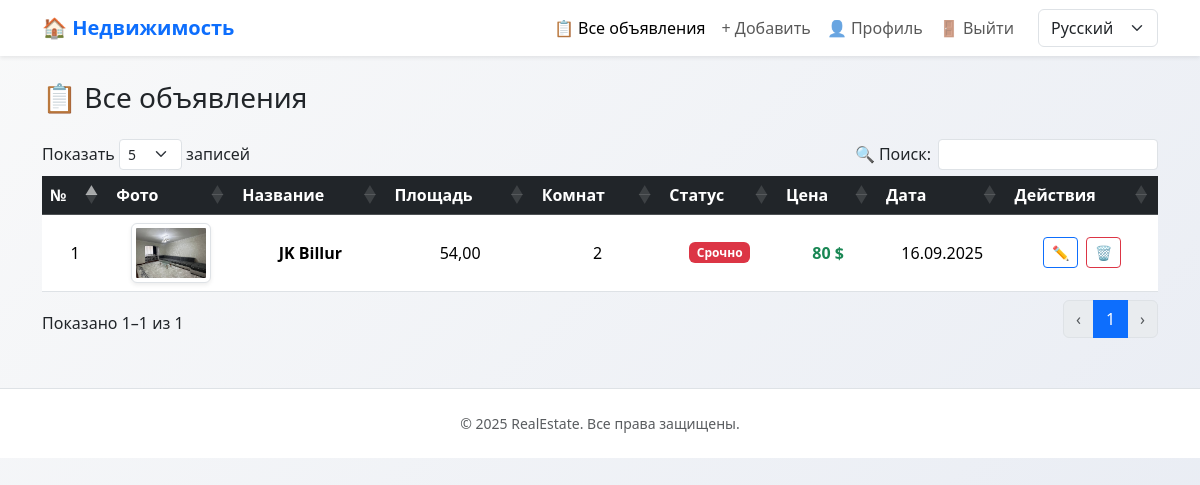
/realestate/all/ (signed in), run on the app's committed database.
### listings/models.py (models this page shows, shortened)
class RealEstate(models.Model):
    user = models.ForeignKey(
        settings.AUTH_USER_MODEL,  # bu "users.User" ni anglatadi
        on_delete=models.CASCADE,
        related_name="real_estates"
    )
    title = models.CharField(max_length=255, blank=True, verbose_name="Название")  # Название (необязательно)
    type = models.CharField(max_length=20, choices=PropertyType.choices, verbose_name="Тип недвижимости")
    district = models.CharField(max_length=30, choices=DistrictChoices.choices, blank=True, null=True,
                                verbose_name="Район")
    status = models.CharField(max_length=20, choices=SaleStatus.choices, default=SaleStatus.ACTIVE, verbose_name="Статус")
    address = models.CharField(max_length=255, verbose_name="Адрес")  # Например: Чиланзар-10
    latitude = models.FloatField(null=True, blank=True)
    longitude = models.FloatField(null=True, blank=True)
    orientir = models.CharField(max_length=255, blank=True, verbose_name="Ориентир")  # Например: Базар, метро
    rooms = models.PositiveIntegerField(null=True, blank=True, verbose_name="Количество комнат")
    floor = models.PositiveIntegerField(null=True, blank=True, verbose_name="Этаж")
    total_floors = models.PositiveIntegerField(null=True, blank=True, verbose_name="Этажность")
    area = models.DecimalField(max_digits=7, decimal_places=2, blank=True, null=True, verbose_name="Общая площадь (м²)")
    condition = models.CharField(max_length=20, choices=ConditionChoices.choices, blank=True, verbose_name="Состояние")
    has_balcony = models.BooleanField(default=False, verbose_name="Есть балкон")
    balcony_size = models.CharField(max_length=50, blank=True, verbose_name="Размер балкона")
    has_terrace = models.BooleanField(default=False, verbose_name="Есть терраса")
    cadastral = models.BooleanField(default=False, verbose_name="Есть кадастр")
    furniture = models.BooleanField(default=False, verbose_name="С мебелью")
    appliances = models.BooleanField(default=False, verbose_name="С техникой")
    price_usd = models.DecimalField(max_digits=12, decimal_places=2, verbose_name="Цена в USD")
    mortgage_available = models.BooleanField(default=True, verbose_name="Ипотека доступна")
    description = models.TextField(blank=True, verbose_name="Дополнительная информация")
    phone = models.CharField(max_length=20, blank=True, verbose_name="Телефон")
    created_at = models.DateTimeField(auto_now_add=True, verbose_name="Дата добавления")
    is_approved = models.BooleanField(default=False, verbose_name="Одобрено администратором")
    telegram = models.CharField(max_length=100,blank=True,null=True,verbose_name="Telegram username")
    views = models.PositiveIntegerField(default=0, blank=True)
    favorites = models.ManyToManyField(
        User,
        related_name="favorite_ads",
        blank=True
    )
    video = models.FileField(
        upload_to='videos/',
        blank=True,
        null=True,
        validators=[FileExtensionValidator(allowed_extensions=['mp4', 'mov', 'avi'])]
    )

class RealEstateImage(models.Model):
    real_estate = models.ForeignKey(
        RealEstate, on_delete=models.CASCADE, related_name='images'
    )
    image = models.ImageField(upload_to='realestate/images/')

### listings/views.py (the view)
# urls.py: path('realestate/all/', views.all_ads_view, name='all_ads'),
@login_required
def all_ads_view(request):
    realestates = RealEstate.objects.order_by('-created_at')
    return render(request, 'all_ads.html', {'realestates': realestates})

### templates/all_ads.html (shortened to what this page needs)
{% extends 'base_detail.html' %}
{% load humanize %}
{% block content %}
<h3 class="mb-4">📋 Все объявления</h3>
<div class="table-responsive">
  <table id="realEstateTable" class="table table-hover align-middle text-center">
    <thead class="table-dark">
      <tr>
        <th>№</th>
        <th>Фото</th>
        <th>Название</th>
        <th>Площадь</th>
        <th>Комнат</th>
        <th>Статус</th>
        <th>Цена</th>
        <th>Дата</th>
        <th>Действия</th>
      </tr>
    </thead>
    <tbody>
      {% for realestate in realestates %}
      <tr>
        <td>{{ forloop.counter }}</td>
        <td>
          {% if realestate.images.first %}
          <img src="{{ realestate.images.first.image.url }}"
               class="img-thumbnail shadow-sm realestate-img"
               style="height: 60px; width: 80px; object-fit: cover; cursor:pointer;"
               data-bs-toggle="modal" data-bs-target="#imgModal{{ realestate.id }}">
          {% endif %}
        </td>
        <td class="fw-semibold">{{ realestate.title }}</td>
        <td>{{ realestate.area }}</td>
        <td>{{ realestate.rooms }}</td>
        <td>
          <span class="badge {% if realestate.status == 'active' %}bg-danger{% else %}bg-secondary{% endif %}">
            {% if realestate.status == 'active' %}Срочно{% else %}Продано{% endif %}
          </span>
        </td>
        <td class="text-success fw-bold">{{ realestate.price_usd|floatformat:0|intcomma }} $</td>
        <td>{{ realestate.created_at|date:"d.m.Y" }}</td>
        <td>
          <a href="{% url 'real_estate_update' realestate.pk %}"
             class="btn btn-sm btn-outline-primary me-1" data-bs-toggle="tooltip" title="Редактировать">✏️</a>
          <a href="{% url 'real_estate_delete' realestate.pk %}"
             class="btn btn-sm btn-outline-danger" data-bs-toggle="tooltip" title="Удалить">🗑️</a>
        </td>
      </tr>
      {% empty %}
      <tr><td colspan="8" class="text-center text-muted">Объявлений нет.</td></tr>
      {% endfor %}
    </tbody>
  </table>
</div>
<link rel="stylesheet" href="https://cdn.datatables.net/1.13.5/css/dataTables.bootstrap5.min.css">
{% endblock %}

### static/css/style.css (style rules this page uses)
body { background: linear-gradient(135deg, #f9f9f982, #e7ebf3); min-height: 100vh; }
body { background-color: #f8f9fa; }

### data on the page
RealEstate: images.first.image (picture), title "JK Billur", area "54,00", rooms "2", status "Срочно", price_usd "80", created_at "16.09.2025"
